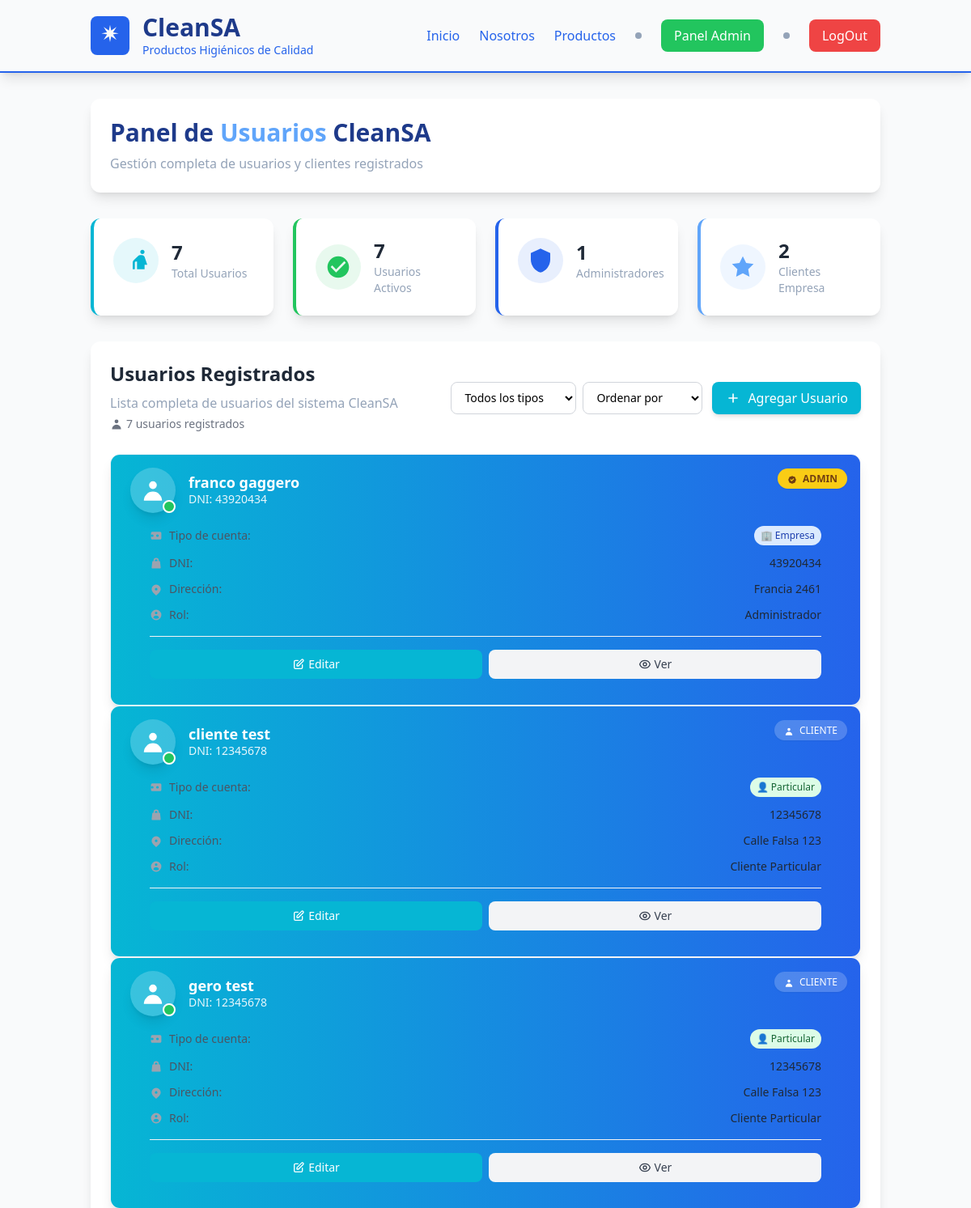
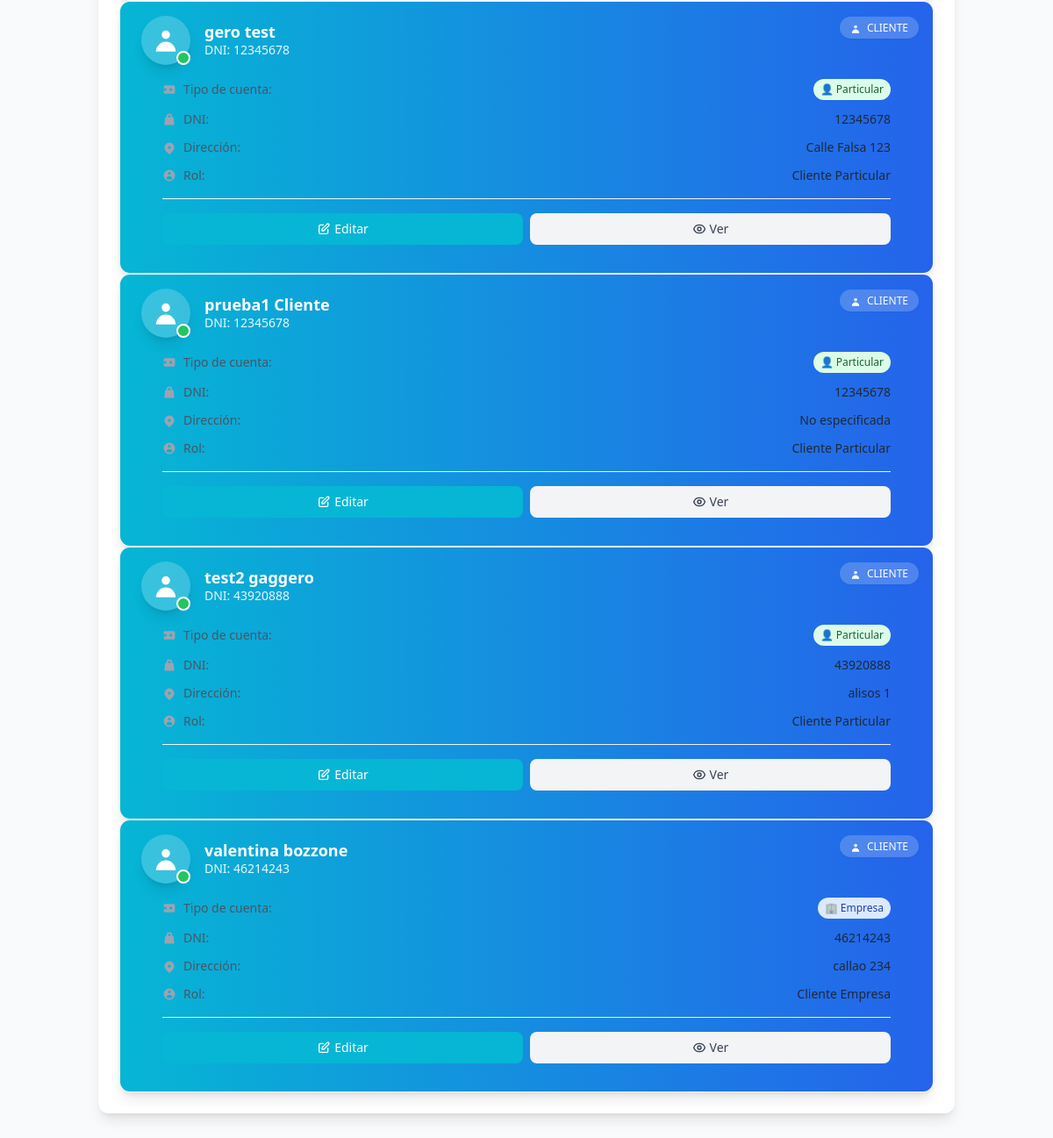
/admin/users/panel (signed in), run on the app's committed database (2 pictures, top to bottom).
### models.py (models this page shows, shortened)
class Usuario (database.Model, UserMixin):
    __tablename__ = 'usuarios'
    id = database.Column(database.Integer, primary_key=True)
    nombre = database.Column(database.String(100), nullable=False)
    apellido = database.Column(database.String(100), nullable=False)
    password = database.Column(database.String(200), nullable=False)
    dni = database.Column(database.Integer, nullable=False)
    direccion = database.Column(database.String(100), nullable=False)
    fk_tipousuario = database.Column(database.Integer,database.ForeignKey('tipousuarios.id'), nullable=False)
    tipo = database.Column(database.Boolean, nullable=False)
    tipo_usuario = database.relationship('TipoUsuario', backref='usuarios')
    """"Verificación de tipo de usuario"""
    @property
    def es_admin(self):
        return self.fk_tipousuario == 1
    @property
    def es_empresa(self):
        return self.tipo == True

### app/blueprints/users.py (the view)
@users_bp.route('/panel')
def panel():
    usuarios = Usuario.query.all()
    return render_template('panel_usuarios.html', usuarios=usuarios)

### app/templates/panel_usuarios.html (shortened to what this page needs)
    <!DOCTYPE html>
<html lang="es">
<head>
    <script src="https://cdn.tailwindcss.com"></script>
</head>
<body class="bg-smoke-white min-h-screen">
    {% include 'components/nav.html' %}
    <main class="container mx-auto px-6 py-8">
        <div class="bg-white rounded-xl shadow-lg p-6 mb-8">
            <div class="flex flex-col md:flex-row md:items-center md:justify-between">
                <div>
                    <h1 class="text-3xl font-bold text-dark-teal mb-2">Panel de <span class="text-light-blue">Usuarios</span> CleanSA</h1>
                    <p class="text-soft-gray">Gestión completa de usuarios y clientes registrados</p>
                </div>
            </div>
        </div>
        <div class="grid grid-cols-1 md:grid-cols-4 gap-6 mb-8">
            <div class="bg-white rounded-xl shadow-lg p-6 border-l-4 border-light-teal">
                <div class="flex items-center">
                    <div class="bg-light-teal bg-opacity-10 rounded-full p-3 mr-4">
                        <svg class="w-8 h-8 text-light-teal" fill="currentColor" viewBox="0 0 24 24">
                            <path d="M16 4c0-1.11.89-2 2-2s2 .89 2 2-.89 2-2 2-2-.89-2-2zm4 18v-6h2.5l-2.54-7.63A2.996 2.996 0 0 0 17.05 7H16c-.8 0-1.54.31-2.1.83l-3.88 3.88C9.43 12.3 9 13.1 9 14v6h2v-6c0-.55.45-1 1-1h1v7h7z"/>
                        </svg>
                    </div>
                    <div>
                        <h3 class="text-2xl font-bold text-gray-800">{{ usuarios|length if usuarios else 0 }}</h3>
                        <p class="text-soft-gray text-sm">Total Usuarios</p>
                    </div>
                </div>
            </div>
            <div class="bg-white rounded-xl shadow-lg p-6 border-l-4 border-warm-green">
                <div class="flex items-center">
                    <div class="bg-warm-green bg-opacity-10 rounded-full p-3 mr-4">
                        <svg class="w-8 h-8 text-warm-green" fill="currentColor" viewBox="0 0 24 24">
                            <path d="M12 2C6.48 2 2 6.48 2 12s4.48 10 10 10 10-4.48 10-10S17.52 2 12 2zm-2 15l-5-5 1.41-1.41L10 14.17l7.59-7.59L19 8l-9 9z"/>
                        </svg>
                    </div>
                    <div>
                        <h3 class="text-2xl font-bold text-gray-800">{{ usuarios|length if usuarios else 0 }}</h3>
                        <p class="text-soft-gray text-sm">Usuarios Activos</p>
                    </div>
                </div>
            </div>
            <div class="bg-white rounded-xl shadow-lg p-6 border-l-4 border-pro-blue">
                <div class="flex items-center">
                    <div class="bg-pro-blue bg-opacity-10 rounded-full p-3 mr-4">
                        <svg class="w-8 h-8 text-pro-blue" fill="currentColor" viewBox="0 0 24 24">
                            <path d="M12 1L3 5v6c0 5.55 3.84 10.74 9 12 5.16-1.26 9-6.45 9-12V5l-9-4z"/>
                        </svg>
                    </div>
                    <div>
                        <h3 class="text-2xl font-bold text-gray-800">
                            {% set admin_count = usuarios|selectattr('es_admin')|list|length if usuarios else 0 %}
                            {{ admin_count }}
                        </h3>
                        <p class="text-soft-gray text-sm">Administradores</p>
                    </div>
                </div>
            </div>
            <div class="bg-white rounded-xl shadow-lg p-6 border-l-4 border-light-blue">
                <div class="flex items-center">
                    <div class="bg-light-blue bg-opacity-10 rounded-full p-3 mr-4">
                        <svg class="w-8 h-8 text-light-blue" fill="currentColor" viewBox="0 0 24 24">
                            <path d="M12 2l3.09 6.26L22 9.27l-5 4.87 1.18 6.88L12 17.77l-6.18 3.25L7 14.14 2 9.27l6.91-1.01L12 2z"/>
                        </svg>
                    </div>
                    <div>
                        <h3 class="text-2xl font-bold text-gray-800">
                            {% set empresa_count = usuarios|selectattr('es_empresa')|list|length if usuarios else 0 %}
                            {{ empresa_count }}
                        </h3>
                        <p class="text-soft-gray text-sm">Clientes Empresa</p>
                    </div>
                </div>
            </div>
        </div>
        <div class="bg-white rounded-xl shadow-lg p-6">
            <div class="flex flex-col md:flex-row md:items-center md:justify-between mb-6">
                <div>
                    <h2 class="text-2xl font-bold text-gray-800 mb-2">Usuarios Registrados</h2>
                    <p class="text-soft-gray">Lista completa de usuarios del sistema CleanSA</p>
                    <p class="text-sm text-gray-500 mt-1">
                        <span class="inline-flex items-center">
                            <svg class="w-4 h-4 mr-1" fill="currentColor" viewBox="0 0 20 20">
                                <path fill-rule="evenodd" d="M10 9a3 3 0 100-6 3 3 0 000 6zm-7 9a7 7 0 1114 0H3z" clip-rule="evenodd"/>
                            </svg>
                            {{ usuarios|length if usuarios else 0 }} usuario{{ 's' if usuarios and usuarios|length != 1 else '' }} registrado{{ 's' if usuarios and usuarios|length != 1 else '' }}
                        </span>
                    </p>
                </div>
                <div class="mt-4 md:mt-0 flex flex-col sm:flex-row gap-3">
                    {% if usuarios and usuarios|length > 0 %}
                    <div class="flex gap-2">
                        <select class="bg-white border border-gray-300 rounded-lg px-3 py-2 text-sm focus:ring-2 focus:ring-pro-blue focus:border-pro-blue">
                            <option value="">Todos los tipos</option>
                        </select>
                        <select class="bg-white border border-gray-300 rounded-lg px-3 py-2 text-sm focus:ring-2 focus:ring-pro-blue focus:border-pro-blue">
                            <option value="">Ordenar por</option>
                        </select>
                    </div>
                    {% endif %}
                    <button class="bg-light-teal hover:bg-pro-blue text-white font-medium py-2 px-4 rounded-lg transition-colors duration-200 flex items-center shadow-md hover:shadow-lg whitespace-nowrap">
                        <svg class="w-5 h-5 mr-2" fill="none" stroke="currentColor" viewBox="0 0 24 24">
                            <path stroke-linecap="round" stroke-linejoin="round" stroke-width="2" d="M12 6v6m0 0v6m0-6h6m-6 0H6"/>
                        </svg>
                        Agregar Usuario
                    </button>
                </div>
            </div>
            {% if usuarios and usuarios|length > 0 %}
                <div class="users-grid">
                    {% for usuario in usuarios %}
                        <div class="user-card">
                            {% include 'components/usuario.html' %}
                        </div>
                    {% endfor %}
                </div>
            {% endif %}
        </div>
    </main>
</body>
</html>

### app/templates/components/usuario.html (shortened to what this page needs)
<div class="w-full bg-white rounded-xl shadow-lg hover:shadow-xl transition-all duration-300 border border-gray-100 overflow-hidden group h-full flex flex-col">
    <div class="bg-gradient-to-r from-light-teal to-pro-blue px-6 py-4 relative">
        <div class="flex items-center">
            <div class="relative">
                <div class="w-14 h-14 rounded-full bg-white bg-opacity-20 border-3 border-white shadow-lg flex items-center justify-center">
                    <svg class="w-8 h-8 text-white" fill="currentColor" viewBox="0 0 20 20">
                        <path fill-rule="evenodd" d="M10 9a3 3 0 100-6 3 3 0 000 6zm-7 9a7 7 0 1114 0H3z" clip-rule="evenodd"/>
                    </svg>
                </div>
                <div class="absolute bottom-0 right-0 w-4 h-4 bg-warm-green rounded-full border-2 border-white"></div>
            </div>
            <div class="ml-4 flex-1">
                <h3 class="text-lg font-bold text-white leading-tight">{{ usuario.nombre }} {{ usuario.apellido }}</h3>
                <p class="text-white text-sm opacity-90">DNI: {{ usuario.dni }}</p>
            </div>
        </div>
        <div class="absolute top-4 right-4">
            {% if usuario.es_admin %}
                <span class="bg-yellow-400 text-yellow-900 px-3 py-1 rounded-full text-xs font-bold shadow-sm">
                    ADMIN
                </span>
            {% else %}
                <span class="bg-white bg-opacity-20 text-white px-3 py-1 rounded-full text-xs font-medium shadow-sm backdrop-blur-sm">
                    <svg class="w-3 h-3 inline mr-1" fill="currentColor" viewBox="0 0 20 20">
                        <path fill-rule="evenodd" d="M10 9a3 3 0 100-6 3 3 0 000 6zm-7 9a7 7 0 1114 0H3z" clip-rule="evenodd"/>
                    </svg>
                    CLIENTE
                </span>
            {% endif %}
    </div>
    <div class="px-6 py-4 flex-1 flex flex-col">
        <div class="space-y-3 mb-4 flex-1">
            <div class="flex items-center justify-between">
                <div class="flex items-center">
                    <svg class="w-4 h-4 text-gray-400 mr-2" fill="currentColor" viewBox="0 0 20 20">
                        <path fill-rule="evenodd" d="M4 4a2 2 0 00-2 2v8a2 2 0 002 2h12a2 2 0 002-2V6a2 2 0 00-2-2H4zm2 6a2 2 0 11-4 0 2 2 0 014 0zm8 0a2 2 0 11-4 0 2 2 0 014 0z" clip-rule="evenodd"/>
                    </svg>
                    <span class="text-sm text-gray-600">Tipo de cuenta:</span>
                </div>
                {% if usuario.es_empresa %}
                    <span class="bg-blue-100 text-blue-800 px-2 py-1 rounded-full text-xs font-medium">
                        🏢 Empresa
                    </span>
                {% else %}
                    <span class="bg-green-100 text-green-800 px-2 py-1 rounded-full text-xs font-medium">
                        👤 Particular
                    </span>
                {% endif %}
            </div>
            <div class="flex items-center justify-between">
                <div class="flex items-center">
                    <svg class="w-4 h-4 text-gray-400 mr-2" fill="currentColor" viewBox="0 0 20 20">
                        <path fill-rule="evenodd" d="M10 2a4 4 0 00-4 4v1H5a1 1 0 00-.994.89l-1 9A1 1 0 004 18h12a1 1 0 00.994-1.11l-1-9A1 1 0 0015 7h-1V6a4 4 0 00-4-4zM8 6a2 2 0 114 0v1H8V6z" clip-rule="evenodd"/>
                    </svg>
                    <span class="text-sm text-gray-600">DNI:</span>
                </div>
                <span class="text-sm font-medium text-gray-800">{{ usuario.dni }}</span>
            </div>
            <div class="flex items-start justify-between">
                <div class="flex items-center">
                    <svg class="w-4 h-4 text-gray-400 mr-2 mt-0.5" fill="currentColor" viewBox="0 0 20 20">
                        <path fill-rule="evenodd" d="M5.05 4.05a7 7 0 119.9 9.9L10 18.9l-4.95-4.95a7 7 0 010-9.9zM10 11a2 2 0 100-4 2 2 0 000 4z" clip-rule="evenodd"/>
                    </svg>
                    <span class="text-sm text-gray-600">Dirección:</span>
                </div>
                <span class="text-sm font-medium text-gray-800 text-right flex-1 ml-2">{{ usuario.direccion }}</span>
            </div>
            <div class="flex items-center justify-between">
                <div class="flex items-center">
                    <svg class="w-4 h-4 text-gray-400 mr-2" fill="currentColor" viewBox="0 0 20 20">
                        <path fill-rule="evenodd" d="M18 10a8 8 0 11-16 0 8 8 0 0116 0zm-6-3a2 2 0 11-4 0 2 2 0 014 0zm-2 4a5 5 0 00-4.546 2.916A5.986 5.986 0 0010 16a5.986 5.986 0 004.546-2.084A5 5 0 0010 11z" clip-rule="evenodd"/>
                    </svg>
                    <span class="text-sm text-gray-600">Rol:</span>
                </div>
                <span class="text-sm font-medium text-gray-800">
                    {% if usuario.es_admin %}
                        Administrador
                    {% elif usuario.es_empresa %}
                        Cliente Empresa
                    {% else %}
                        Cliente Particular
                    {% endif %}
                </span>
            </div>
        </div>
        <div class="flex gap-2 pt-4 border-t border-gray-100">
            <a href="{{ url_for('users.edit_user', user_id=usuario.id) }}" class="flex-1 bg-light-teal hover:bg-pro-blue text-white font-medium py-2 px-4 rounded-lg transition-colors duration-200 text-sm flex items-center justify-center">
                <svg class="w-4 h-4 mr-1" fill="none" stroke="currentColor" viewBox="0 0 24 24">
                    <path stroke-linecap="round" stroke-linejoin="round" stroke-width="2" d="M11 5H6a2 2 0 00-2 2v11a2 2 0 002 2h11a2 2 0 002-2v-5m-1.414-9.414a2 2 0 112.828 2.828L11.828 15H9v-2.828l8.586-8.586z"/>
                </svg>
                Editar
            </a>
            <a href="{{ url_for('users.view_user', user_id=usuario.id) }}" class="flex-1 bg-gray-100 hover:bg-gray-200 text-gray-700 font-medium py-2 px-4 rounded-lg transition-colors duration-200 text-sm flex items-center justify-center">
                Ver
            </a>
        </div>
    </div>
</div>

### data on the page
Usuario: nombre "franco", apellido "gaggero", dni "43920434", shows "ADMIN", tipo "🏢 Empresa", direccion "Francia 2461", shows "Administrador"
Usuario: nombre "cliente", apellido "test", dni "12345678", shows "CLIENTE", tipo "👤 Particular", direccion "Calle Falsa 123"
Usuario: nombre "gero", apellido "test", dni "12345678", shows "CLIENTE", tipo "👤 Particular", direccion "Calle Falsa 123"
Usuario: nombre "gero", apellido "test", dni "12345678", shows "CLIENTE", tipo "👤 Particular", direccion "Calle Falsa 123"
Usuario: nombre "prueba1", apellido "Cliente", dni "12345678", shows "CLIENTE", tipo "👤 Particular", direccion "No especificada"
Usuario: nombre "test2", apellido "gaggero", dni "43920888", shows "CLIENTE", tipo "👤 Particular", direccion "alisos 1"
Usuario: nombre "valentina", apellido "bozzone", dni "46214243", shows "CLIENTE", tipo "🏢 Empresa", direccion "callao 234"

### other printed values
{{ usuarios|length if usuarios else 0 }} "7"
{{ admin_count }} "1"
{{ empresa_count }} "2"
{{ 's' if usuarios and usuarios|length != 1 else '' }} "s"
